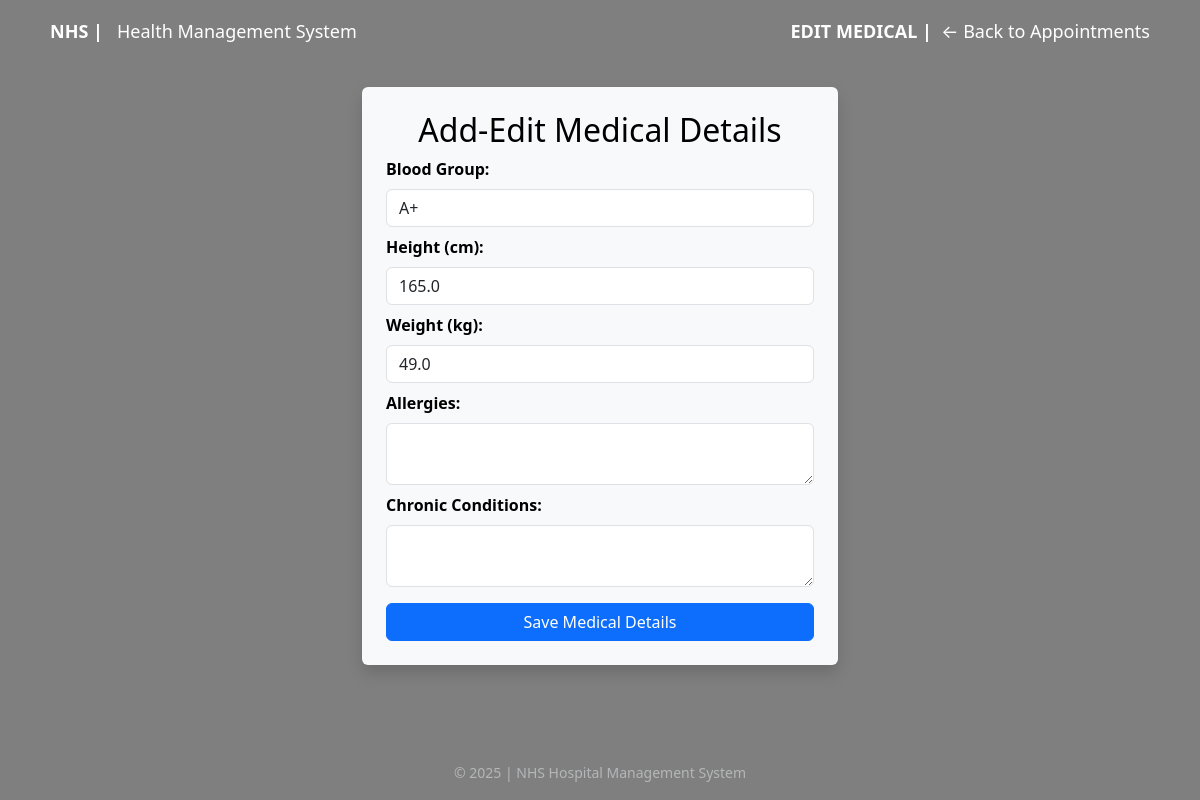
Page /doctor/patient/23/edit_medical (signed in) on the committed database.
### models/patient_details.py (models this page shows)
class PatientDetails(db.Model):
    __tablename__ = 'patient_details'
    id = db.Column(db.Integer, primary_key=True, autoincrement=True)
    patient_id = db.Column(db.Integer, db.ForeignKey('patient.p_id'), unique=True, nullable=False)
    blood_group = db.Column(db.String(10), nullable=True)
    height_cm = db.Column(db.Float, nullable=True)
    weight_kg = db.Column(db.Float, nullable=True)
    allergies = db.Column(db.Text, nullable=True)
    chronic_conditions = db.Column(db.Text, nullable=True)
    patient = db.relationship('Patient', back_populates='details')

### app/routes/doctor/edit_pmedical.py (the view, shortened to what this page needs)
@csrf.exempt
@doctor_bp.route('/patient/<int:patient_id>/edit_medical', methods=['GET', 'POST'])
@login_required
def edit_patient_medical(patient_id):
    medical_details = PatientDetails.query.filter_by(patient_id=patient_id).first()
    return render_template('doctor/edit_pmedical.html', medical_details=medical_details)

### app/templates/doctor/edit_pmedical.html (shortened to what this page needs)
{% extends 'layout.html' %}
{% block body %} landing-page {% endblock %}
{% block navbar %}
<div class="container nav_bar">
    <div class="d-flex justify-content-between align-items-center mt-2">
        <div><a href="{{ url_for('main.landing_page') }}"><strong>NHS |</strong> &nbsp; Health Management System</a></div>
        <div><a href="{{ url_for('doctor.view_appointment') }}"><strong>EDIT MEDICAL |</strong>&nbsp; ← Back to Appointments</a></div>
    </div>
</div>
{% endblock %}
{% block body__content %}
<div class="main_container register_form d-flex justify-content-center align-items-start" style="min-height:40vh; margin-top:2rem;">
  <div class="container" style="max-width: 500px;">
    <form method="POST" class="p-4 bg-light rounded shadow">
      <h2 class="text-center mb-2" style="color:black;">Add-Edit Medical Details</h2>
      <div class="mb-2">
        <label for="blood_group" class="form-label fw-semibold">Blood Group:</label>
        <select id="blood_group" name="blood_group" class="form-control">
          {% set groups = ['A+', 'A-', 'B+', 'B-', 'AB+', 'AB-', 'O+', 'O-'] %}
          {% for group in groups %}
            <option value="{{ group }}" {% if medical_details.blood_group == group %}selected{% endif %}>{{ group }}</option>
          {% endfor %}
        </select>
      </div>
      <div class="mb-2">
        <label for="height_cm" class="form-label fw-semibold">Height (cm):</label>
        <input type="number" class="form-control" id="height_cm" name="height_cm" value="{{ medical_details.height_cm or '' }}">
      </div>
      <div class="mb-2">
        <label for="weight_kg" class="form-label fw-semibold">Weight (kg):</label>
        <input type="number" class="form-control" id="weight_kg" name="weight_kg" value="{{ medical_details.weight_kg or '' }}">
      </div>
      <div class="mb-2">
        <label for="allergies" class="form-label fw-semibold">Allergies:</label>
        <textarea class="form-control" id="allergies" name="allergies">{{ medical_details.allergies or '' }}</textarea>
      </div>
      <div class="mb-2">
        <label for="chronic_conditions" class="form-label fw-semibold">Chronic Conditions:</label>
        <textarea class="form-control" id="chronic_conditions" name="chronic_conditions">{{ medical_details.chronic_conditions or '' }}</textarea>
      </div>
      <button type="submit" class="btn btn-primary w-100 mt-2">Save Medical Details</button>
    </form>
  </div>
</div>
{% endblock %}
{% block footer %}
<footer class="py-3 text-center mt-auto">
  <small class="text-muted my-3 landing_footer" style="opacity:0.5;">&copy; 2025 | NHS Hospital Management System</small>
</footer>
{% endblock %}

### app/static/css/main.css (style rules this page uses)
body.landing-page { background-image: url("/static/images/hospital_pic.jpg"); display: flex; background-size: cover; background-position: center; background-repeat: no-repeat; height: 100vh; margin: 0; padding: 0; display: flex; flex-direction: column; position: relative; overflow: hidden; }
body.landing-page::before { content: ""; position: absolute; top: 0; left: 0; width: 100%; height: 100%; background-color: rgba(0, 0, 0, 0.5); z-index: 0; }
a { text-decoration: none; }
.main_container, .nav_bar { position: relative; z-index: 1; }
.loginpage_h1 , .loginpage_h4 , .landing_btn, .landing_footer { color: white; }
.text-muted { color: #e9ecef !important; }
.nav_bar a { color: white; text-decoration: none; }
.nav_bar { color: white; font-size: large; }
.nav_bar { padding: 10px 20px; width: 100%; top: 0; left: 0; z-index: 100; }
.form-label { color: black; }
a { color: white }

### rows in the picture
PatientDetails: blood_group "A+", height_cm "165.0", weight_kg "49.0"
